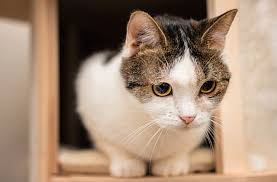
#> input picture TeachCode代码教学区/CH5_边缘特征与连通域检索/cat.png, 277 x 182 px
$ python CH5.3_rotation_v1.py
#> lines starting #> are read from the running program, lines starting #| are printed output that depends on the picture
'''
围绕原点处旋转　(图片左上角)　正方向为顺时针
'''
import numpy as np
import cv2
import math
from matplotlib import pyplot as plt

img = cv2.imread('cat.png')
#> img is the input picture: shape (182, 277, 3); mean B, G, R 117.6, 138.1, 163.3

height, width, channel = img.shape
#> height = 182; width = 277; channel = 3

theta = 45

def getRotationMatrix2D(theta):
    # 角度值转换为弧度值
    theta = math.radians(theta)

    M = np.float32([
        [math.cos(theta), -math.sin(theta), 0],
        [math.sin(theta), math.cos(theta), 0]])
    return M


# 进行2D 仿射变换
# 围绕原点 顺时针旋转30度
M = getRotationMatrix2D(30)
rotated_30 = cv2.warpAffine(img, M, (width, height))
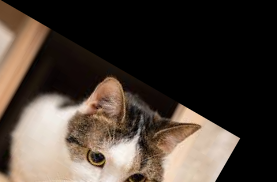
#> rotated_30: shape (182, 277, 3); mean B, G, R 52.9, 61.6, 72.6

# 围绕原点 顺时针旋转45度
M = getRotationMatrix2D(45)
rotated_45 = cv2.warpAffine(img, M, (width, height))
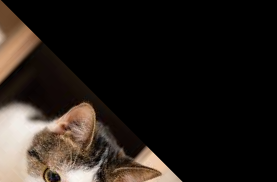
#> rotated_45: shape (182, 277, 3); mean B, G, R 25.9, 30.8, 37.3

# 围绕原点 顺时针旋转60度
M = getRotationMatrix2D(60)
rotated_60 = cv2.warpAffine(img, M, (width, height))
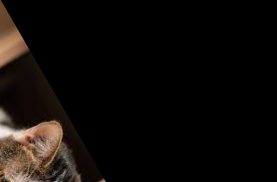
#> rotated_60: shape (182, 277, 3); mean B, G, R 8.8, 11.3, 15


plt.subplot(221)
plt.title("Src Image")
plt.imshow(img[:,:,::-1])


plt.subplot(222)
plt.title("Rotated 30 Degree")
plt.imshow(rotated_30[:,:,::-1])


plt.subplot(223)
plt.title("Rotated 45 Degree")
plt.imshow(rotated_45[:,:,::-1])

plt.subplot(224)
plt.title("Rotated 60 Degree")
plt.imshow(rotated_60[:,:,::-1])

plt.show()
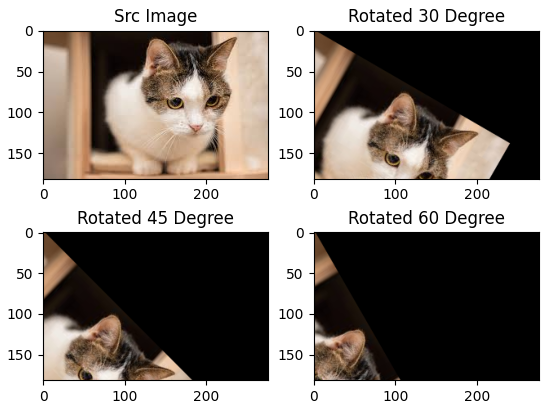
#> figure drawn by matplotlib, 4 panels
